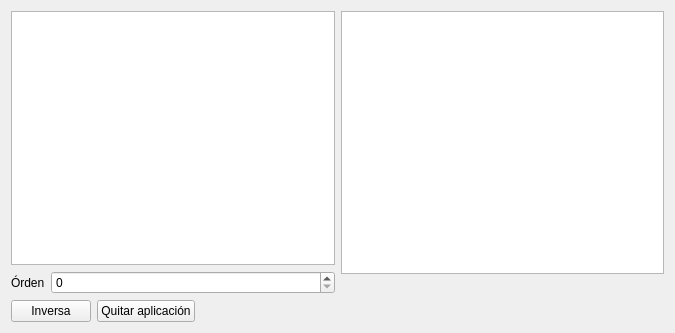
<?xml version="1.0" encoding="UTF-8"?>
<ui version="4.0">
 <class>Widget</class>
 <widget class="QWidget" name="Widget">
  <property name="geometry">
   <rect>
    <x>0</x>
    <y>0</y>
    <width>675</width>
    <height>333</height>
   </rect>
  </property>
  <property name="windowTitle">
   <string>Widget</string>
  </property>
  <layout class="QGridLayout" name="gridLayout">
   <item row="0" column="0">
    <layout class="QHBoxLayout" name="horizontalLayout_2">
     <item>
      <layout class="QVBoxLayout" name="verticalLayout">
       <item>
        <widget class="QTableView" name="tableViewA"/>
       </item>
       <item>
        <layout class="QFormLayout" name="formLayout">
         <item row="0" column="0">
          <widget class="QLabel" name="label">
           <property name="text">
            <string>Órden</string>
           </property>
          </widget>
         </item>
         <item row="0" column="1">
          <widget class="QSpinBox" name="ordenSpinBox"/>
         </item>
        </layout>
       </item>
      </layout>
     </item>
     <item>
      <layout class="QVBoxLayout" name="verticalLayout_2">
       <item>
        <widget class="QTableView" name="tableViewIA"/>
       </item>
       <item>
        <spacer name="horizontalSpacer">
         <property name="orientation">
          <enum>Qt::Horizontal</enum>
         </property>
         <property name="sizeHint" stdset="0">
          <size>
           <width>40</width>
           <height>20</height>
          </size>
         </property>
        </spacer>
       </item>
      </layout>
     </item>
    </layout>
   </item>
   <item row="1" column="0">
    <layout class="QHBoxLayout" name="horizontalLayout">
     <item>
      <widget class="QPushButton" name="inversaPushButton">
       <property name="text">
        <string>Inversa</string>
       </property>
      </widget>
     </item>
     <item>
      <widget class="QPushButton" name="quitarAplicacionPushButton">
       <property name="text">
        <string>Quitar aplicación</string>
       </property>
      </widget>
     </item>
     <item>
      <spacer name="horizontalSpacer_2">
       <property name="orientation">
        <enum>Qt::Horizontal</enum>
       </property>
       <property name="sizeHint" stdset="0">
        <size>
         <width>40</width>
         <height>20</height>
        </size>
       </property>
      </spacer>
     </item>
    </layout>
   </item>
  </layout>
 </widget>
 <layoutdefault spacing="6" margin="11"/>
 <resources/>
 <connections/>
</ui>
